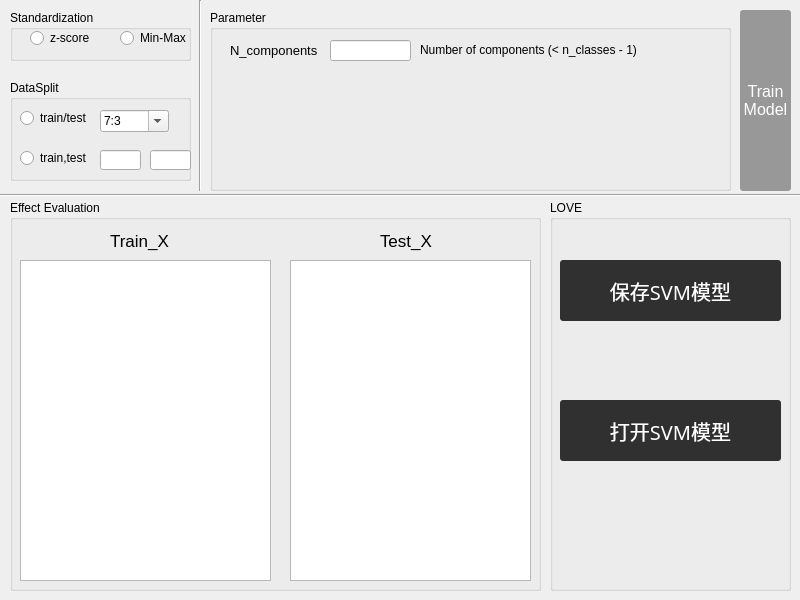
<?xml version="1.0" encoding="UTF-8"?>
<ui version="4.0">
 <class>Dialog</class>
 <widget class="QDialog" name="Dialog">
  <property name="geometry">
   <rect>
    <x>0</x>
    <y>0</y>
    <width>800</width>
    <height>600</height>
   </rect>
  </property>
  <property name="minimumSize">
   <size>
    <width>800</width>
    <height>600</height>
   </size>
  </property>
  <property name="maximumSize">
   <size>
    <width>800</width>
    <height>600</height>
   </size>
  </property>
  <property name="windowTitle">
   <string>DT Classifier</string>
  </property>
  <widget class="QPushButton" name="svm_action">
   <property name="geometry">
    <rect>
     <x>740</x>
     <y>10</y>
     <width>51</width>
     <height>181</height>
    </rect>
   </property>
   <property name="font">
    <font>
     <pointsize>12</pointsize>
    </font>
   </property>
   <property name="styleSheet">
    <string notr="true">QPushButton { background-color:rgb(152, 152, 152); border-radius: 3px; color: rgb(255, 255, 255); } QPushButton:hover { background-color:rgb(91, 91, 136)}</string>
   </property>
   <property name="text">
    <string>Train
Model</string>
   </property>
  </widget>
  <widget class="Line" name="line">
   <property name="geometry">
    <rect>
     <x>0</x>
     <y>180</y>
     <width>801</width>
     <height>31</height>
    </rect>
   </property>
   <property name="orientation">
    <enum>Qt::Horizontal</enum>
   </property>
  </widget>
  <widget class="QGroupBox" name="groupBox_3">
   <property name="geometry">
    <rect>
     <x>10</x>
     <y>10</y>
     <width>181</width>
     <height>51</height>
    </rect>
   </property>
   <property name="title">
    <string>Standardization</string>
   </property>
   <widget class="QRadioButton" name="s_radio_2">
    <property name="geometry">
     <rect>
      <x>110</x>
      <y>20</y>
      <width>71</width>
      <height>16</height>
     </rect>
    </property>
    <property name="text">
     <string>Min-Max</string>
    </property>
   </widget>
   <widget class="QRadioButton" name="s_radio_1">
    <property name="geometry">
     <rect>
      <x>20</x>
      <y>20</y>
      <width>89</width>
      <height>16</height>
     </rect>
    </property>
    <property name="text">
     <string>z-score</string>
    </property>
   </widget>
  </widget>
  <widget class="QGroupBox" name="groupBox_4">
   <property name="geometry">
    <rect>
     <x>10</x>
     <y>80</y>
     <width>181</width>
     <height>101</height>
    </rect>
   </property>
   <property name="title">
    <string>DataSplit</string>
   </property>
   <widget class="QRadioButton" name="d_radio_2">
    <property name="geometry">
     <rect>
      <x>10</x>
      <y>70</y>
      <width>81</width>
      <height>16</height>
     </rect>
    </property>
    <property name="text">
     <string>train,test</string>
    </property>
   </widget>
   <widget class="QRadioButton" name="d_radio_1">
    <property name="geometry">
     <rect>
      <x>10</x>
      <y>30</y>
      <width>89</width>
      <height>16</height>
     </rect>
    </property>
    <property name="text">
     <string>train/test</string>
    </property>
   </widget>
   <widget class="QLineEdit" name="train">
    <property name="geometry">
     <rect>
      <x>90</x>
      <y>70</y>
      <width>41</width>
      <height>20</height>
     </rect>
    </property>
   </widget>
   <widget class="QLineEdit" name="test">
    <property name="geometry">
     <rect>
      <x>140</x>
      <y>70</y>
      <width>41</width>
      <height>20</height>
     </rect>
    </property>
   </widget>
   <widget class="QComboBox" name="tt_box">
    <property name="geometry">
     <rect>
      <x>90</x>
      <y>30</y>
      <width>69</width>
      <height>22</height>
     </rect>
    </property>
    <property name="styleSheet">
     <string notr="true">QPushButton { background-color:rgb(152, 152, 152); border-radius: 3px; color: rgb(255, 255, 255); } QPushButton:hover { background-color:rgb(91, 91, 136)}</string>
    </property>
    <property name="editable">
     <bool>true</bool>
    </property>
    <item>
     <property name="text">
      <string>7:3</string>
     </property>
    </item>
    <item>
     <property name="text">
      <string>9:1</string>
     </property>
    </item>
    <item>
     <property name="text">
      <string>8:2</string>
     </property>
    </item>
    <item>
     <property name="text">
      <string>6:4</string>
     </property>
    </item>
    <item>
     <property name="text">
      <string>5:5</string>
     </property>
    </item>
   </widget>
  </widget>
  <widget class="Line" name="line_2">
   <property name="geometry">
    <rect>
     <x>190</x>
     <y>0</y>
     <width>20</width>
     <height>191</height>
    </rect>
   </property>
   <property name="font">
    <font>
     <pointsize>13</pointsize>
     <weight>50</weight>
     <bold>false</bold>
    </font>
   </property>
   <property name="lineWidth">
    <number>1</number>
   </property>
   <property name="orientation">
    <enum>Qt::Vertical</enum>
   </property>
  </widget>
  <widget class="QGroupBox" name="groupBox_2">
   <property name="geometry">
    <rect>
     <x>550</x>
     <y>200</y>
     <width>241</width>
     <height>391</height>
    </rect>
   </property>
   <property name="title">
    <string>LOVE</string>
   </property>
   <widget class="QPushButton" name="dtp_Button">
    <property name="geometry">
     <rect>
      <x>10</x>
      <y>60</y>
      <width>221</width>
      <height>61</height>
     </rect>
    </property>
    <property name="font">
     <font>
      <family>幼圆</family>
      <pointsize>15</pointsize>
     </font>
    </property>
    <property name="styleSheet">
     <string notr="true">QPushButton { background-color:rgb(48, 48, 48); border-radius: 3px; color: rgb(255, 255, 255); } QPushButton:hover { background-color:rgb(91, 91, 136)}</string>
    </property>
    <property name="text">
     <string>保存SVM模型</string>
    </property>
   </widget>
   <widget class="QPushButton" name="open_button">
    <property name="geometry">
     <rect>
      <x>10</x>
      <y>200</y>
      <width>221</width>
      <height>61</height>
     </rect>
    </property>
    <property name="font">
     <font>
      <family>幼圆</family>
      <pointsize>15</pointsize>
     </font>
    </property>
    <property name="styleSheet">
     <string notr="true">QPushButton { background-color:rgb(48, 48, 48); border-radius: 3px; color: rgb(255, 255, 255); } QPushButton:hover { background-color:rgb(91, 91, 136)}</string>
    </property>
    <property name="text">
     <string>打开SVM模型</string>
    </property>
   </widget>
  </widget>
  <widget class="QGroupBox" name="groupBox">
   <property name="geometry">
    <rect>
     <x>10</x>
     <y>200</y>
     <width>531</width>
     <height>391</height>
    </rect>
   </property>
   <property name="title">
    <string>Effect Evaluation</string>
   </property>
   <widget class="QTableWidget" name="dtable_train">
    <property name="geometry">
     <rect>
      <x>10</x>
      <y>60</y>
      <width>251</width>
      <height>321</height>
     </rect>
    </property>
   </widget>
   <widget class="QTableWidget" name="dtable_test">
    <property name="geometry">
     <rect>
      <x>280</x>
      <y>60</y>
      <width>241</width>
      <height>321</height>
     </rect>
    </property>
   </widget>
   <widget class="QLabel" name="label_2">
    <property name="geometry">
     <rect>
      <x>100</x>
      <y>30</y>
      <width>71</width>
      <height>21</height>
     </rect>
    </property>
    <property name="font">
     <font>
      <pointsize>13</pointsize>
     </font>
    </property>
    <property name="text">
     <string>Train_X</string>
    </property>
   </widget>
   <widget class="QLabel" name="label_3">
    <property name="geometry">
     <rect>
      <x>370</x>
      <y>30</y>
      <width>61</width>
      <height>21</height>
     </rect>
    </property>
    <property name="font">
     <font>
      <pointsize>13</pointsize>
     </font>
    </property>
    <property name="text">
     <string>Test_X</string>
    </property>
   </widget>
  </widget>
  <widget class="QGroupBox" name="groupBox_6">
   <property name="geometry">
    <rect>
     <x>210</x>
     <y>10</y>
     <width>521</width>
     <height>181</height>
    </rect>
   </property>
   <property name="title">
    <string>Parameter</string>
   </property>
   <widget class="QLineEdit" name="nc_edit">
    <property name="geometry">
     <rect>
      <x>120</x>
      <y>30</y>
      <width>81</width>
      <height>21</height>
     </rect>
    </property>
   </widget>
   <widget class="QLabel" name="label_7">
    <property name="geometry">
     <rect>
      <x>20</x>
      <y>30</y>
      <width>101</width>
      <height>21</height>
     </rect>
    </property>
    <property name="font">
     <font>
      <pointsize>10</pointsize>
     </font>
    </property>
    <property name="text">
     <string>N_components</string>
    </property>
   </widget>
   <widget class="QLabel" name="label">
    <property name="geometry">
     <rect>
      <x>210</x>
      <y>30</y>
      <width>241</width>
      <height>21</height>
     </rect>
    </property>
    <property name="text">
     <string>&lt;html&gt;&lt;head/&gt;&lt;body&gt;&lt;p&gt;Number of components (&amp;lt; n_classes - 1)&lt;/p&gt;&lt;/body&gt;&lt;/html&gt;</string>
    </property>
   </widget>
  </widget>
 </widget>
 <resources/>
 <connections/>
</ui>
